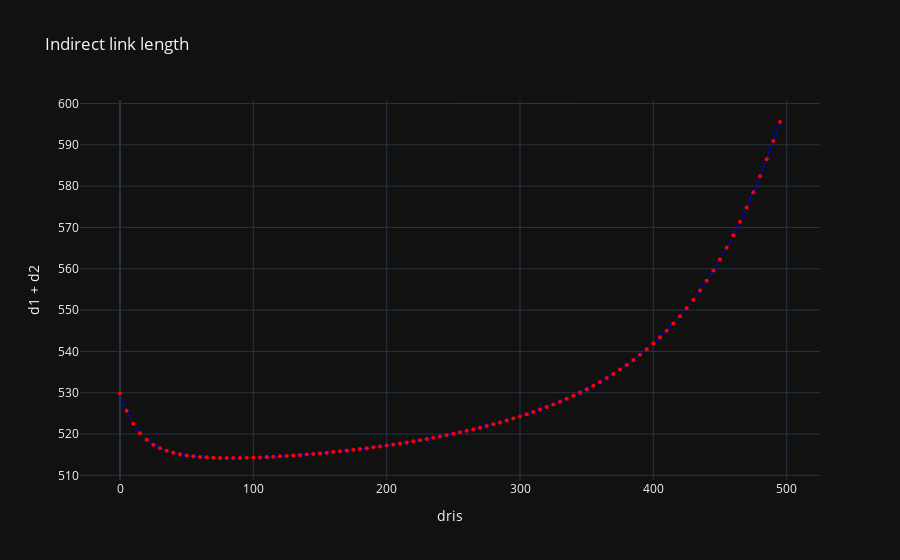
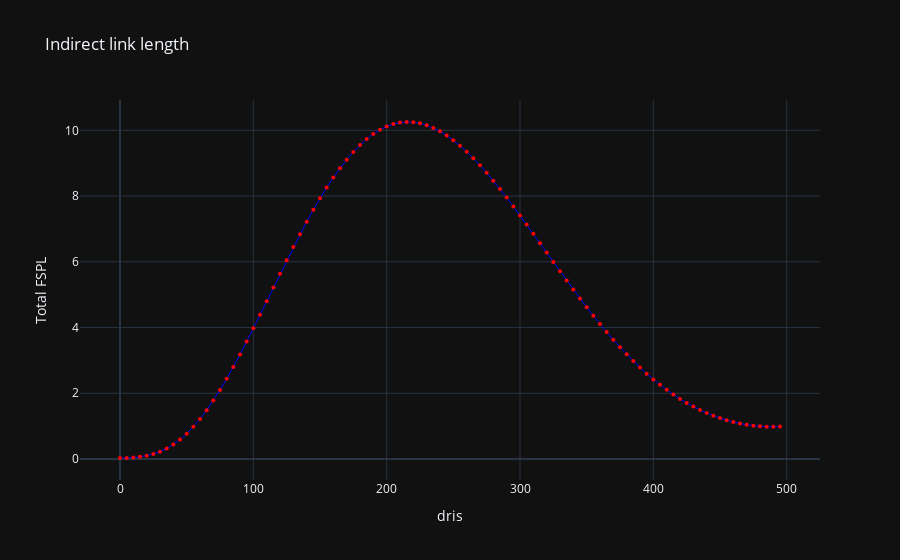

These figures' notebook cell, in order:
### Code cell
# Indirect link lenght
# Figure 2

# a
# Create the line plot
fig1 = go.Figure(data=go.Scatter(
    x=temp_dris_vector, 
    y=d1_plus_d2_vector, 
    mode='lines+markers',  # Line + Markers
    marker=dict(size=4, color='red'),  # Marker style
    line=dict(color='blue', width=1),  # Line style
    name='Line with Markers'
))

# Add titles and labels
fig1.update_layout(
    title='Indirect link length',
    xaxis_title='dris',
    yaxis_title='d1 + d2',
    template='plotly_dark',  # Optional: Dark theme, change if needed
)

# a
# Create the line plot
fig2 = go.Figure(data=go.Scatter(
    x=temp_dris_vector, 
    y=total_FSPL_vector, 
    mode='lines+markers',  # Line + Markers
    marker=dict(size=4, color='red'),  # Marker style
    line=dict(color='blue', width=1),  # Line style
    name='Line with Markers'
))

# Add titles and labels
fig2.update_layout(
    title='Indirect link length',
    xaxis_title='dris',
    yaxis_title='Total FSPL',
    template='plotly_dark',  # Optional: Dark theme, change if needed
)

# Show the plot
fig1.show()

# T = total free space path loss
# if T > 1 direct link is expected be stronger 
# if T < 1 te indirect with optimized RIS shift is stronger
fig2.show()

### Figure 1 — Plotly figure (JSON) as saved in the notebook; plotly's stock layout.template omitted (floating-point values rounded to 4 significant figures)
{"data": [{"line": {"color": "blue", "width": 1}, "marker": {"color": "red", "size": 4}, "mode": "lines+markers", "name": "Line with Markers", "type": "scatter", "x": [0, 5, 10, 15, 20, 25, 30, 35, 40, 45, 50, 55, 60, 65, 70, 75, 80, 85, 90, 95, 100, 105, 110, 115, 120, 125, 130, 135, 140, 145, 150, 155, 160, 165, 170, 175, 180, 185, 190, 195, 200, 205, 210, 215, 220, 225, 230, 235, 240, 245, 250, 255, 260, 265, 270, 275, 280, 285, 290, 295, 300, 305, 310, 315, 320, 325, 330, 335, 340, 345, 350, 355, 360, 365, 370, 375, 380, 385, 390, 395, 400, 405, 410, 415, 420, 425, 430, 435, 440, 445, 450, 455, 460, 465, 470, 475, 480, 485, 490, 495], "y": [529.9, 525.6, 522.5, 520.2, 518.6, 517.4, 516.6, 515.9, 515.5, 515.1, 514.8, 514.6, 514.5, 514.4, 514.3, 514.2, 514.2, 514.2, 514.2, 514.2, 514.3, 514.3, 514.4, 514.5, 514.6, 514.7, 514.8, 514.9, 515.1, 515.2, 515.3, 515.5, 515.6, 515.8, 516.0, 516.2, 516.4, 516.6, 516.8, 517.0, 517.2, 517.5, 517.7, 518.0, 518.2, 518.5, 518.8, 519.1, 519.4, 519.7, 520.1, 520.4, 520.8, 521.1, 521.5, 521.9, 522.4, 522.8, 523.3, 523.8, 524.3, 524.8, 525.4, 525.9, 526.5, 527.2, 527.8, 528.5, 529.3, 530.0, 530.8, 531.7, 532.6, 533.6, 534.6, 535.6, 536.7, 537.9, 539.2, 540.5, 541.9, 543.4, 545.0, 546.7, 548.5, 550.5, 552.5, 554.7, 557.1, 559.6, 562.2, 565.1, 568.1, 571.4, 574.8, 578.5, 582.4, 586.5, 590.9, 595.5]}], "layout": {"title": {"text": "Indirect link length"}, "xaxis": {"title": {"text": "dris"}}, "yaxis": {"title": {"text": "d1 + d2"}}}}

### Figure 2 — Plotly figure (JSON) as saved in the notebook; plotly's stock layout.template omitted (floating-point values rounded to 4 significant figures)
{"data": [{"line": {"color": "blue", "width": 1}, "marker": {"color": "red", "size": 4}, "mode": "lines+markers", "name": "Line with Markers", "type": "scatter", "x": [0, 5, 10, 15, 20, 25, 30, 35, 40, 45, 50, 55, 60, 65, 70, 75, 80, 85, 90, 95, 100, 105, 110, 115, 120, 125, 130, 135, 140, 145, 150, 155, 160, 165, 170, 175, 180, 185, 190, 195, 200, 205, 210, 215, 220, 225, 230, 235, 240, 245, 250, 255, 260, 265, 270, 275, 280, 285, 290, 295, 300, 305, 310, 315, 320, 325, 330, 335, 340, 345, 350, 355, 360, 365, 370, 375, 380, 385, 390, 395, 400, 405, 410, 415, 420, 425, 430, 435, 440, 445, 450, 455, 460, 465, 470, 475, 480, 485, 490, 495], "y": [0.03146, 0.03437, 0.04519, 0.06607, 0.1003, 0.1515, 0.2233, 0.3188, 0.4408, 0.591, 0.7705, 0.9797, 1.218, 1.485, 1.779, 2.098, 2.44, 2.801, 3.18, 3.573, 3.976, 4.388, 4.804, 5.221, 5.636, 6.046, 6.449, 6.841, 7.221, 7.585, 7.932, 8.259, 8.565, 8.849, 9.108, 9.343, 9.552, 9.734, 9.888, 10.02, 10.12, 10.19, 10.23, 10.25, 10.25, 10.21, 10.15, 10.07, 9.969, 9.843, 9.697, 9.531, 9.348, 9.148, 8.934, 8.705, 8.465, 8.214, 7.954, 7.686, 7.412, 7.133, 6.85, 6.566, 6.281, 5.996, 5.713, 5.433, 5.156, 4.885, 4.619, 4.36, 4.108, 3.864, 3.629, 3.403, 3.186, 2.98, 2.783, 2.598, 2.422, 2.258, 2.104, 1.961, 1.828, 1.706, 1.594, 1.493, 1.401, 1.318, 1.245, 1.182, 1.127, 1.081, 1.043, 1.014, 0.9941, 0.9825, 0.9798, 0.9861]}], "layout": {"title": {"text": "Indirect link length"}, "xaxis": {"title": {"text": "dris"}}, "yaxis": {"title": {"text": "Total FSPL"}}}}
